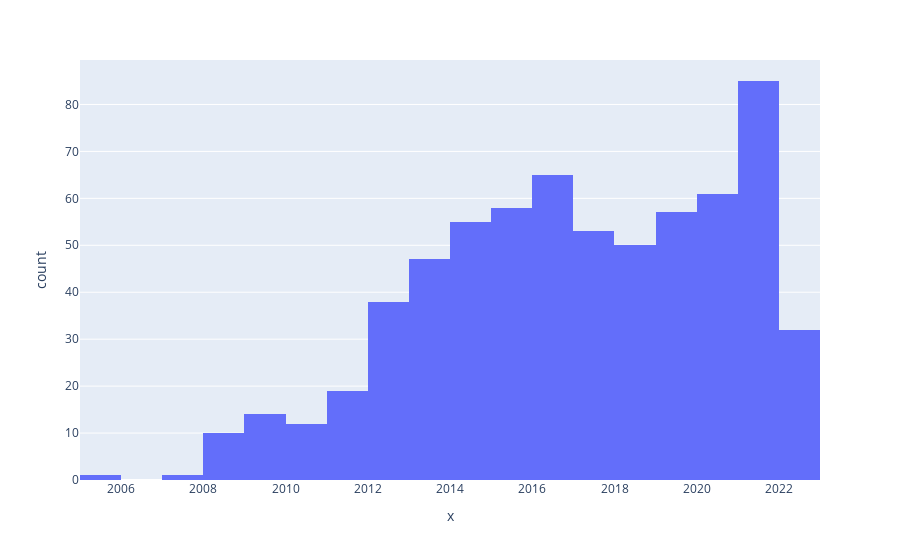

Write notebook code for a chart like this one.
### Code cell
sold_date = px.histogram(
    x=df["sold_date_dt"],
)

sold_date.show()

### Figure 1 — Plotly figure (JSON) as saved in the notebook; plotly's stock layout.template omitted (floating-point values rounded to 4 significant figures; data arrays with more than 128 entries replaced by an {"elided": "..."} marker saying what was removed)
{"data": [{"alignmentgroup": "True", "bingroup": "x", "hovertemplate": "x=%{x}<br>count=%{y}<extra></extra>", "legendgroup": "", "marker": {"color": "#636efa", "pattern": {"shape": ""}}, "name": "", "offsetgroup": "", "orientation": "v", "showlegend": false, "type": "histogram", "x": {"elided": "658 str values"}, "xaxis": "x", "yaxis": "y"}], "layout": {"barmode": "relative", "legend": {"tracegroupgap": 0}, "margin": {"t": 60}, "xaxis": {"anchor": "y", "domain": [0, 1], "title": {"text": "x"}}, "yaxis": {"anchor": "x", "domain": [0, 1], "title": {"text": "count"}}}}
